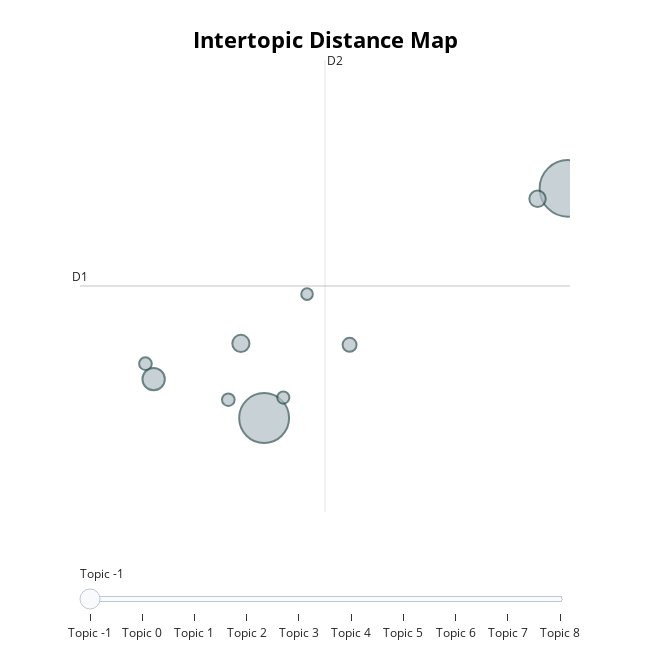

Notebook code for this chart:
### Code cell
visualize_topics(model)

### Figure 1 — Plotly figure (JSON) as saved in the notebook; plotly's stock layout.template omitted (floating-point values rounded to 4 significant figures)
{"data": [{"customdata": [[-1, "like | im | teddy | fashion | clothes", 203], [0, "fashion | fast | fast fashion | zara | clothes", 261], [1, "mario | thought | table | sad | lol", 41], [2, "books | read | book | reading | people", 24], [3, "vegans | veganism | vegan | fast | animals", 22], [4, "jeans | pants | pair | biker | biker jeans", 16], [5, "nazi | like | reich | looks | architecture", 13], [6, "great | done | looks | please | fill", 13], [7, "ethan | hila | china | money | care", 12], [8, "girls | dont | day | climate change | like", 11]], "hovertemplate": "<b>Topic %{customdata[0]}</b><br>%{customdata[1]}<br>Size: %{customdata[2]}", "legendgroup": "", "marker": {"color": "#B0BEC5", "line": {"color": "DarkSlateGrey", "width": 2}, "size": [203, 261, 41, 24, 22, 16, 13, 13, 12, 11], "sizemode": "area", "sizeref": 0.1631, "symbol": "circle"}, "mode": "markers", "name": "", "orientation": "v", "showlegend": false, "type": "scatter", "x": [-3.813, -0.1654, -5.139, -4.092, -0.5303, -2.787, -4.243, -5.238, -3.583, -3.298], "xaxis": "x", "y": [18.49, 25.27, 19.64, 20.69, 24.96, 20.65, 19.03, 20.1, 19.09, 22.15], "yaxis": "y"}], "layout": {"annotations": [{"showarrow": false, "text": "D1", "x": -6.023, "y": 22.39, "yshift": 10}, {"showarrow": false, "text": "D2", "x": -3.082, "xshift": 10, "y": 29.06}], "height": 650, "hoverlabel": {"bgcolor": "white", "font": {"family": "Rockwell", "size": 16}}, "legend": {"itemsizing": "constant", "tracegroupgap": 0}, "margin": {"t": 60}, "shapes": [{"line": {"color": "#CFD8DC", "width": 2}, "type": "line", "x0": -3.082, "x1": -3.082, "y0": 15.72, "y1": 29.06}, {"line": {"color": "#9E9E9E", "width": 2}, "type": "line", "x0": -6.023, "x1": -0.1406, "y0": 22.39, "y1": 22.39}], "sliders": [{"active": 0, "pad": {"t": 50}, "steps": [{"args": [{"marker.color": [["red", "#B0BEC5", "#B0BEC5", "#B0BEC5", "#B0BEC5", "#B0BEC5", "#B0BEC5", "#B0BEC5", "#B0BEC5", "#B0BEC5"]]}], "label": "Topic -1", "method": "update"}, {"args": [{"marker.color": [["#B0BEC5", "red", "#B0BEC5", "#B0BEC5", "#B0BEC5", "#B0BEC5", "#B0BEC5", "#B0BEC5", "#B0BEC5", "#B0BEC5"]]}], "label": "Topic 0", "method": "update"}, {"args": [{"marker.color": [["#B0BEC5", "#B0BEC5", "red", "#B0BEC5", "#B0BEC5", "#B0BEC5", "#B0BEC5", "#B0BEC5", "#B0BEC5", "#B0BEC5"]]}], "label": "Topic 1", "method": "update"}, {"args": [{"marker.color": [["#B0BEC5", "#B0BEC5", "#B0BEC5", "red", "#B0BEC5", "#B0BEC5", "#B0BEC5", "#B0BEC5", "#B0BEC5", "#B0BEC5"]]}], "label": "Topic 2", "method": "update"}, {"args": [{"marker.color": [["#B0BEC5", "#B0BEC5", "#B0BEC5", "#B0BEC5", "red", "#B0BEC5", "#B0BEC5", "#B0BEC5", "#B0BEC5", "#B0BEC5"]]}], "label": "Topic 3", "method": "update"}, {"args": [{"marker.color": [["#B0BEC5", "#B0BEC5", "#B0BEC5", "#B0BEC5", "#B0BEC5", "red", "#B0BEC5", "#B0BEC5", "#B0BEC5", "#B0BEC5"]]}], "label": "Topic 4", "method": "update"}, {"args": [{"marker.color": [["#B0BEC5", "#B0BEC5", "#B0BEC5", "#B0BEC5", "#B0BEC5", "#B0BEC5", "red", "#B0BEC5", "#B0BEC5", "#B0BEC5"]]}], "label": "Topic 5", "method": "update"}, {"args": [{"marker.color": [["#B0BEC5", "#B0BEC5", "#B0BEC5", "#B0BEC5", "#B0BEC5", "#B0BEC5", "#B0BEC5", "red", "#B0BEC5", "#B0BEC5"]]}], "label": "Topic 6", "method": "update"}, {"args": [{"marker.color": [["#B0BEC5", "#B0BEC5", "#B0BEC5", "#B0BEC5", "#B0BEC5", "#B0BEC5", "#B0BEC5", "#B0BEC5", "red", "#B0BEC5"]]}], "label": "Topic 7", "method": "update"}, {"args": [{"marker.color": [["#B0BEC5", "#B0BEC5", "#B0BEC5", "#B0BEC5", "#B0BEC5", "#B0BEC5", "#B0BEC5", "#B0BEC5", "#B0BEC5", "red"]]}], "label": "Topic 8", "method": "update"}]}], "title": {"font": {"color": "Black", "size": 22}, "text": "<b>Intertopic Distance Map</b>", "x": 0.5, "xanchor": "center", "y": 0.95, "yanchor": "top"}, "width": 650, "xaxis": {"anchor": "y", "domain": [0, 1], "range": [-6.023, -0.1406], "title": {"text": ""}, "visible": false}, "yaxis": {"anchor": "x", "domain": [0, 1], "range": [15.72, 29.06], "title": {"text": ""}, "visible": false}}}
